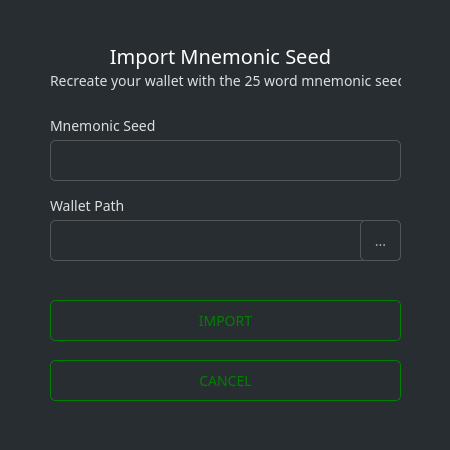
<?xml version="1.0" encoding="UTF-8"?>
<ui version="4.0">
 <class>ImportSeed</class>
 <widget class="QDialog" name="ImportSeed">
  <property name="geometry">
   <rect>
    <x>0</x>
    <y>0</y>
    <width>450</width>
    <height>450</height>
   </rect>
  </property>
  <property name="windowTitle">
   <string>Import :: Mnemonic Seed</string>
  </property>
  <property name="styleSheet">
   <string notr="true">background-color: #282d31; color: #ddd; border: 0px; font-family: Poppins;</string>
  </property>
  <widget class="QGroupBox" name="groupBox">
   <property name="geometry">
    <rect>
     <x>0</x>
     <y>0</y>
     <width>450</width>
     <height>450</height>
    </rect>
   </property>
   <property name="styleSheet">
    <string notr="true"/>
   </property>
   <property name="title">
    <string/>
   </property>
   <widget class="QLabel" name="label_4">
    <property name="geometry">
     <rect>
      <x>50</x>
      <y>70</y>
      <width>351</width>
      <height>21</height>
     </rect>
    </property>
    <property name="font">
     <font>
      <family>Poppins</family>
      <pointsize>-1</pointsize>
     </font>
    </property>
    <property name="styleSheet">
     <string notr="true">color: #ddd;border-right: 0px;font-size: 14px;</string>
    </property>
    <property name="text">
     <string>Recreate your wallet with the 25 word mnemonic seed</string>
    </property>
   </widget>
   <widget class="QLabel" name="label_3">
    <property name="geometry">
     <rect>
      <x>60</x>
      <y>40</y>
      <width>321</width>
      <height>31</height>
     </rect>
    </property>
    <property name="font">
     <font>
      <family>Poppins</family>
      <pointsize>-1</pointsize>
     </font>
    </property>
    <property name="styleSheet">
     <string notr="true">color: #fff;
border-right: 0px;
font-size: 20px;</string>
    </property>
    <property name="text">
     <string>Import Mnemonic Seed</string>
    </property>
    <property name="alignment">
     <set>Qt::AlignCenter</set>
    </property>
   </widget>
   <widget class="QLabel" name="label">
    <property name="geometry">
     <rect>
      <x>50</x>
      <y>110</y>
      <width>351</width>
      <height>31</height>
     </rect>
    </property>
    <property name="font">
     <font>
      <family>Poppins</family>
      <pointsize>-1</pointsize>
     </font>
    </property>
    <property name="styleSheet">
     <string notr="true">color: #ddd;border-right: 0px;font-size: 14px;</string>
    </property>
    <property name="text">
     <string>Mnemonic Seed</string>
    </property>
   </widget>
   <widget class="QLineEdit" name="m_seed">
    <property name="geometry">
     <rect>
      <x>50</x>
      <y>140</y>
      <width>351</width>
      <height>41</height>
     </rect>
    </property>
    <property name="minimumSize">
     <size>
      <width>0</width>
      <height>31</height>
     </size>
    </property>
    <property name="font">
     <font>
      <family>Poppins</family>
      <pointsize>-1</pointsize>
     </font>
    </property>
    <property name="styleSheet">
     <string notr="true">padding: 3px; border: 1px solid #555; border-radius: 5px; font-family: 'Poppins'; font-size: 14px; color: #aaa;</string>
    </property>
    <property name="text">
     <string/>
    </property>
   </widget>
   <widget class="QLabel" name="label_2">
    <property name="geometry">
     <rect>
      <x>50</x>
      <y>190</y>
      <width>351</width>
      <height>31</height>
     </rect>
    </property>
    <property name="font">
     <font>
      <family>Poppins</family>
      <pointsize>-1</pointsize>
     </font>
    </property>
    <property name="styleSheet">
     <string notr="true">color: #ddd;border-right: 0px;font-size: 14px;</string>
    </property>
    <property name="text">
     <string>Wallet Path</string>
    </property>
   </widget>
   <widget class="QLineEdit" name="m_pathEdit">
    <property name="geometry">
     <rect>
      <x>50</x>
      <y>220</y>
      <width>351</width>
      <height>41</height>
     </rect>
    </property>
    <property name="minimumSize">
     <size>
      <width>0</width>
      <height>31</height>
     </size>
    </property>
    <property name="font">
     <font>
      <family>Poppins</family>
      <pointsize>-1</pointsize>
     </font>
    </property>
    <property name="styleSheet">
     <string notr="true">padding: 3px; border: 1px solid #555; border-radius: 5px; font-family: 'Poppins'; font-size: 14px; color: #aaa;</string>
    </property>
    <property name="text">
     <string/>
    </property>
   </widget>
   <widget class="QPushButton" name="m_okButton">
    <property name="geometry">
     <rect>
      <x>50</x>
      <y>300</y>
      <width>351</width>
      <height>41</height>
     </rect>
    </property>
    <property name="minimumSize">
     <size>
      <width>125</width>
      <height>31</height>
     </size>
    </property>
    <property name="font">
     <font>
      <family>Poppins</family>
      <pointsize>-1</pointsize>
     </font>
    </property>
    <property name="styleSheet">
     <string notr="true">color: green; border: 1px solid green; font-size: 14px; border-radius: 5px;</string>
    </property>
    <property name="text">
     <string>IMPORT</string>
    </property>
   </widget>
   <widget class="QPushButton" name="m_cancelButton">
    <property name="geometry">
     <rect>
      <x>50</x>
      <y>360</y>
      <width>351</width>
      <height>41</height>
     </rect>
    </property>
    <property name="minimumSize">
     <size>
      <width>125</width>
      <height>31</height>
     </size>
    </property>
    <property name="font">
     <font>
      <family>Poppins</family>
      <pointsize>-1</pointsize>
     </font>
    </property>
    <property name="styleSheet">
     <string notr="true">color: green; border: 1px solid green; font-size: 14px; border-radius: 5px;</string>
    </property>
    <property name="text">
     <string>CANCEL</string>
    </property>
   </widget>
   <widget class="QToolButton" name="m_selectPathButton">
    <property name="geometry">
     <rect>
      <x>360</x>
      <y>220</y>
      <width>41</width>
      <height>41</height>
     </rect>
    </property>
    <property name="font">
     <font>
      <family>Poppins</family>
      <pointsize>-1</pointsize>
     </font>
    </property>
    <property name="styleSheet">
     <string notr="true">padding: 3px; border: 1px solid #555; border-radius: 5px; font-family: 'Poppins'; font-size: 14px; color: #aaa;</string>
    </property>
    <property name="text">
     <string>...</string>
    </property>
   </widget>
  </widget>
 </widget>
 <resources/>
 <connections>
  <connection>
   <sender>m_okButton</sender>
   <signal>clicked()</signal>
   <receiver>ImportSeed</receiver>
   <slot>accept()</slot>
   <hints>
    <hint type="sourcelabel">
     <x>570</x>
     <y>103</y>
    </hint>
    <hint type="destinationlabel">
     <x>323</x>
     <y>65</y>
    </hint>
   </hints>
  </connection>
  <connection>
   <sender>m_cancelButton</sender>
   <signal>clicked()</signal>
   <receiver>ImportSeed</receiver>
   <slot>reject()</slot>
   <hints>
    <hint type="sourcelabel">
     <x>439</x>
     <y>103</y>
    </hint>
    <hint type="destinationlabel">
     <x>323</x>
     <y>65</y>
    </hint>
   </hints>
  </connection>
  <connection>
   <sender>m_selectPathButton</sender>
   <signal>clicked()</signal>
   <receiver>ImportSeed</receiver>
   <slot>selectPathClicked()</slot>
   <hints>
    <hint type="sourcelabel">
     <x>380</x>
     <y>240</y>
    </hint>
    <hint type="destinationlabel">
     <x>224</x>
     <y>224</y>
    </hint>
   </hints>
  </connection>
 </connections>
 <slots>
  <slot>selectPathClicked()</slot>
 </slots>
</ui>
